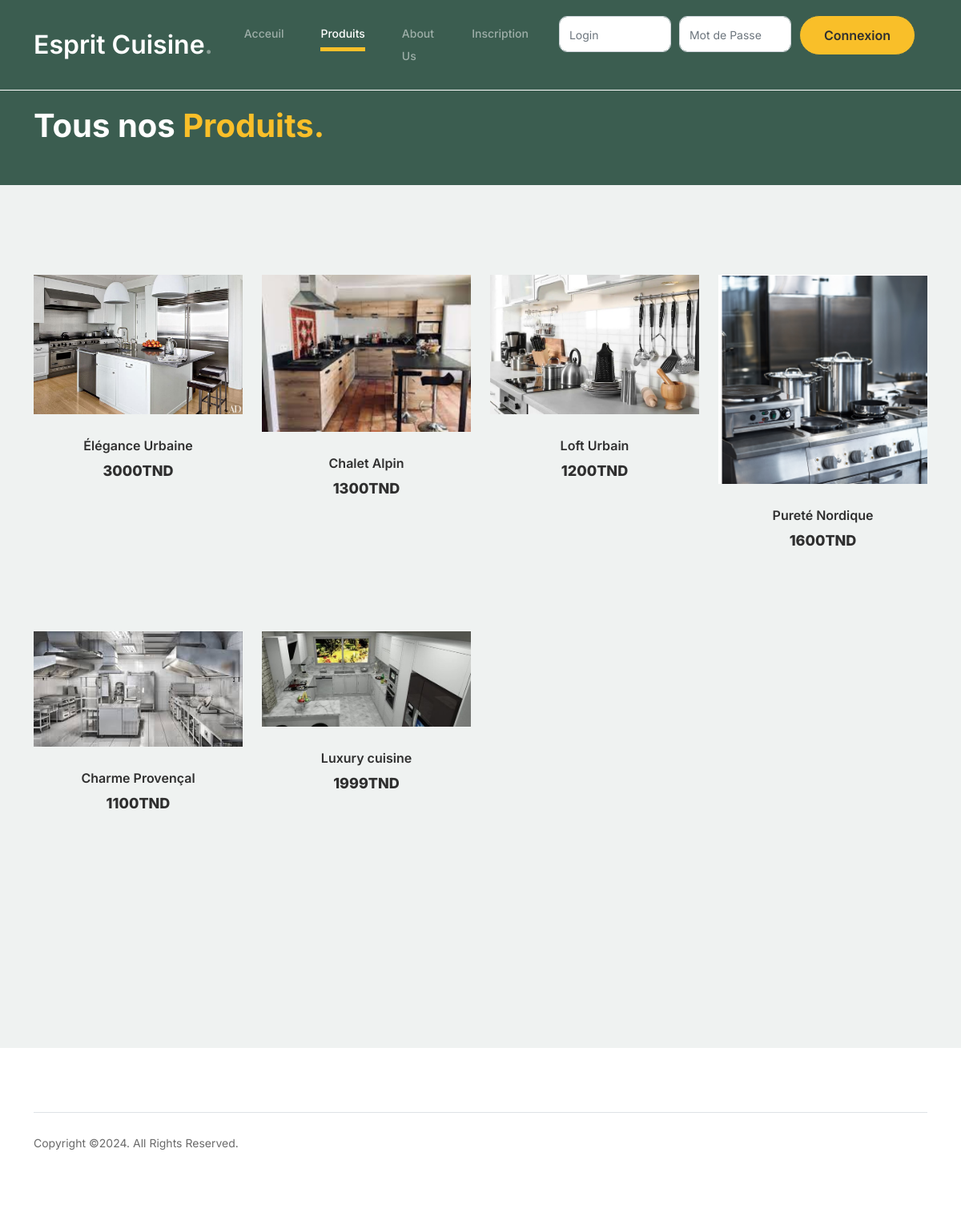
The page /Client/produits.php on the database its author committed.
### tables this page shows
CREATE TABLE `produits` (
  `id` int(11) NOT NULL,
  `Desingation` varchar(200) NOT NULL,
  `Description` varchar(500) NOT NULL,
  `prix` float NOT NULL,
  `image` varchar(200) NOT NULL,
  `deleted` int(11) NOT NULL
);

### Client/fonctions.php (called while the page is built, shortened)
<?php
    function connexion(){
        $servername="localhost";
        $user="root";
        $DBpsw="";
        $DBname="cuisine";
        try {
            $conn = new PDO("mysql:host=$servername;dbname=$DBname", $user, $DBpsw);
            $conn->setAttribute(PDO::ATTR_ERRMODE, PDO::ERRMODE_EXCEPTION);
            return $conn;
          } catch(PDOException $e) {
            echo "Connection failed: " . $e->getMessage();
          }
}
function getProducts(){
    $conn=connexion();
    $req="SELECT * FROM produits WHERE `deleted`!=1";
    $res=$conn->query($req);
    $prods=$res->fetchAll();
    return $prods;
}

### Client/produits.php (the view, shortened to what this page needs)
<?php
include "header.php";
?>
					</ul>
				</div>
			</div>
		</nav>
			<div class="hero" style="padding-top:20px;padding-bottom:20px">
				<div class="container">
					<div class="row justify-content-between">
						<div class="col-lg-5">
							<div class="intro-excerpt">
								<h1>Tous nos <span style="color:#f9bf29" clsas="d-block">Produits.</span></h1>
							</div>
						</div>
					</div>
				</div>
			</div>
        <div class="untree_co-section product-section before-footer-section">
		    <div class="container">
		      	<div class="row">
                    <?php
                        foreach($prods as $prod){
                    ?>
					<div class="col-12 col-md-4 col-lg-3 mb-5">
                    <a class="product-item" href="afficher_produit.php?id=<?php echo $prod["id"];?>">
							<img src="../admin/images/<?php echo $prod["image"];?>" class="img-fluid product-thumbnail">
							<h3 class="product-title"><?php echo $prod["Desingation"];?></h3>
							<strong class="product-price"><?php echo $prod["prix"];?>TND</strong>
						</a>
					</div>
					<?php }?>
		      	</div>
		    </div>
		</div>
		<footer class="footer-section">
			<div class="container relative">
				<div class="border-top copyright">
					<div class="row pt-4">
						<div class="col-lg-6">
							<p class="mb-2 text-center text-lg-start">Copyright &copy;<script>document.write(new Date().getFullYear());</script>. All Rights Reserved.
            </p>
						</div>
					</div>
				</div>
			</div>
		</footer>
	</body>
</html>

### Client/header.php (shortened to what this page needs)
<?php
$pageName=basename($_SERVER['PHP_SELF']);
$indexactive="";
$produitactive="";
$aboutactive="";
$profactive="";
if($pageName=="index.php"){
	$indexactive="active";
	$produitactive="";
	$aboutactive="";
	$profactive="";
}
else if($pageName=="produits.php"){
	$indexactive="";
	$produitactive="active";
	$aboutactive="";
	$profactive="";
}
include "fonctions.php";
$prods=getProducts();
?>
<!doctype html>
<html lang="en">
<head>
		<link href="css/bootstrap.min.css" rel="stylesheet">
		<link href="https://cdnjs.cloudflare.com/ajax/libs/font-awesome/6.0.0-beta3/css/all.min.css" rel="stylesheet">
		<link href="css/tiny-slider.css" rel="stylesheet">
		<link href="css/style.css" rel="stylesheet">
	</head>
	<body>
		<nav  style="border-bottom:1px solid white" class="custom-navbar navbar navbar navbar-expand-md navbar-dark bg-dark" arial-label="Furni navigation bar">
			<div class="container">
				<a class="navbar-brand" href="index.php">Esprit Cuisine<span>.</span></a>
				<div class="collapse navbar-collapse" id="navbarsFurni">
					<ul class="custom-navbar-nav navbar-nav ms-auto mb-2 mb-md-0">
						<li class="nav-item <?php echo $indexactive;?>">
							<a class="nav-link" href="index.php">Acceuil</a>
						</li>
						<li class="nav-item <?php echo $produitactive;?>"><a class="nav-link" href="produits.php">Produits</a></li>
						<li class="nav-item <?php echo $aboutactive;?>"><a class="nav-link" href="about.php">About Us</a></li>
						<?php
							if(isset($_SESSION["id"])){
								print'
						<li style="margin-top:-5px"class="nav-item '.$profactive.'"><a class="nav-link" href="profile.php?id='.$userid.'"><span class="nav-link" href="contact.html">'.$_SESSION["nom"].'    <img style="margin-left:10px;margin-top:-5px;margin-right:3px" src="../admin/images/user.svg"><?php echo $user; ?></span></a></li>
						<li><span class="nav-link" href="contact.html"></span></li>
						<li>
						<a class="nav-link" href="deconnexion.php">Déconnexion</a>
						</li>
								';
							}
							else{
								print'
						<li><a class="nav-link" href="inscription.php">Inscription</a></li>
						<li>
						<form action="index.php" method="post" style="display:flex;align-items:center">
  <div class="mb-3">
    <input placeholder="Login" name="login" style="width:140px;margin-right:10px;height:45px" type="text" class="form-control" id="exampleInputEmail1" aria-describedby="emailHelp">
  </div>
  <div class="mb-3">
    <input placeholder="Mot de Passe" name="psw" style="width:140px;height:45px;margin-right:10px;border-radius:none" type="password" class="form-control" id="exampleInputPassword1">
  </div>
  <button style="margin-top:-14px;background-color:#f9bf29;color:#2f2f2f" type="submit" class="btn btn-primary">Connexion</button>
</form>
						</li>
								';
							}
						?>

### Client/css/style.css (style rules this page uses)
body { overflow-x: hidden; position: relative; }
body { font-family: "Inter", sans-serif; font-weight: 400; line-height: 28px; color: #6a6a6a; font-size: 14px; background-color: #eff2f1; }
a { text-decoration: none; -webkit-transition: .3s all ease; -o-transition: .3s all ease; transition: .3s all ease; color: #2f2f2f; text-decoration: underline; }
.custom-navbar { background: #3b5d50 !important; padding-top: 20px; padding-bottom: 20px; }
.custom-navbar .navbar-brand { font-size: 32px; font-weight: 600; }
.custom-navbar .navbar-brand > span { opacity: .4; }
@media (min-width: 992px) { .custom-navbar .custom-navbar-nav li { margin-left: 15px; margin-right: 15px; } }
.custom-navbar .custom-navbar-nav li a { font-weight: 500; color: #ffffff !important; opacity: .5; -webkit-transition: .3s all ease; -o-transition: .3s all ease; transition: .3s all ease; position: relative; }
@media (min-width: 768px) { .custom-navbar .custom-navbar-nav li a:before { content: ""; position: absolute; bottom: 0; left: 8px; right: 8px; background: #f9bf29; height: 5px; opacity: 1; visibility: visible; width: 0; -webkit-transition: .15s all ease-out; -o-transition: .15s all ease-out; transition: .15s all ease-out; } }
.custom-navbar .custom-navbar-nav li.active a { opacity: 1; }
.custom-navbar .custom-navbar-nav li.active a:before { width: calc(100% - 16px); }
.hero { background: #3b5d50; padding: calc(4rem - 30px) 0 0rem 0; }
@media (min-width: 768px) { .hero { padding: calc(4rem - 30px) 0 4rem 0; } }
@media (min-width: 992px) { .hero { padding: calc(8rem - 30px) 0 8rem 0; } }
.hero .intro-excerpt { position: relative; z-index: 4; }
@media (min-width: 992px) { .hero .intro-excerpt { max-width: 450px; } }
.hero h1 { font-weight: 700; color: #ffffff; margin-bottom: 30px; }
.btn { font-weight: 600; padding: 12px 30px; border-radius: 30px; color: #ffffff; background: #2f2f2f; border-color: #2f2f2f; }
.btn.btn-primary { background: #3b5d50; border-color: #3b5d50; }
.product-section { padding: 7rem 0; }
.product-section .product-item { text-align: center; text-decoration: none; display: block; position: relative; padding-bottom: 50px; cursor: pointer; }
.product-section .product-item .product-thumbnail { margin-bottom: 30px; position: relative; top: 0; -webkit-transition: .3s all ease; -o-transition: .3s all ease; transition: .3s all ease; }
.product-section .product-item h3 { font-weight: 600; font-size: 16px; }
.product-section .product-item strong { font-weight: 800 !important; font-size: 18px !important; }
.product-section .product-item h3, .product-section .product-item strong { color: #2f2f2f; text-decoration: none; }
.product-section .product-item:before { bottom: 0; left: 0; right: 0; position: absolute; content: ""; background: #dce5e4; height: 0%; z-index: -1; border-radius: 10px; -webkit-transition: .3s all ease; -o-transition: .3s all ease; transition: .3s all ease; }
.before-footer-section { padding: 7rem 0 12rem 0 !important; }
.footer-section { padding: 80px 0; background: #ffffff; }
.footer-section .relative { position: relative; }
.footer-section .border-top { border-color: #dce5e4; }
.footer-section .border-top.copyright { font-size: 14px !important; }
.untree_co-section { padding: 7rem 0; }
.form-control { height: 50px; border-radius: 10px; font-family: "Inter", sans-serif; }

### rows shown on the page
produits: image (picture), Desingation "Élégance Urbaine", prix "3000"
produits: image (picture), Desingation "Chalet Alpin", prix "1300"
produits: image (picture), Desingation "Loft Urbain", prix "1200"
produits: image (picture), Desingation "Pureté Nordique", prix "1600"
produits: image (picture), Desingation "Charme Provençal", prix "1100"
produits: image (picture), Desingation "Luxury cuisine", prix "1999"
